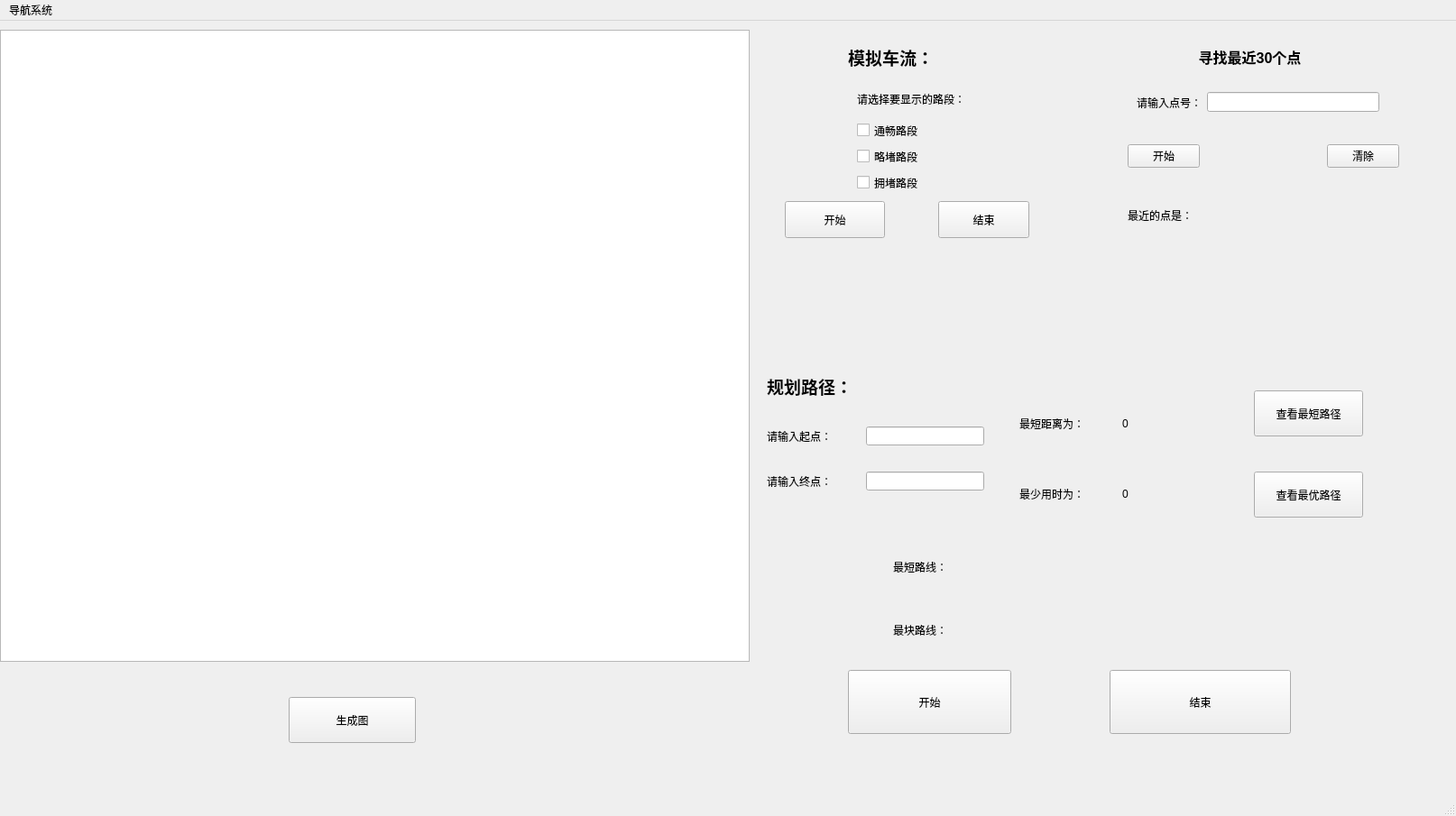
<?xml version="1.0" encoding="UTF-8"?>
<ui version="4.0">
 <class>MainWindow</class>
 <widget class="QMainWindow" name="MainWindow">
  <property name="geometry">
   <rect>
    <x>0</x>
    <y>0</y>
    <width>1614</width>
    <height>905</height>
   </rect>
  </property>
  <property name="windowTitle">
   <string>MainWindow</string>
  </property>
  <widget class="QWidget" name="centralwidget">
   <widget class="CustomView" name="graphicsView">
    <property name="geometry">
     <rect>
      <x>0</x>
      <y>10</y>
      <width>831</width>
      <height>701</height>
     </rect>
    </property>
   </widget>
   <widget class="QWidget" name="Graph" native="true">
    <property name="geometry">
     <rect>
      <x>840</x>
      <y>380</y>
      <width>731</width>
      <height>461</height>
     </rect>
    </property>
    <widget class="QLabel" name="label_4">
     <property name="geometry">
      <rect>
       <x>10</x>
       <y>0</y>
       <width>121</width>
       <height>51</height>
      </rect>
     </property>
     <property name="text">
      <string>&lt;html&gt;&lt;head/&gt;&lt;body&gt;&lt;p&gt;&lt;span style=&quot; font-size:14pt; font-weight:600;&quot;&gt;规划路径：&lt;/span&gt;&lt;/p&gt;&lt;/body&gt;&lt;/html&gt;</string>
     </property>
    </widget>
    <widget class="QLabel" name="label_5">
     <property name="geometry">
      <rect>
       <x>10</x>
       <y>60</y>
       <width>131</width>
       <height>41</height>
      </rect>
     </property>
     <property name="text">
      <string>请输入起点：</string>
     </property>
    </widget>
    <widget class="QLabel" name="label_6">
     <property name="geometry">
      <rect>
       <x>10</x>
       <y>110</y>
       <width>131</width>
       <height>41</height>
      </rect>
     </property>
     <property name="text">
      <string>请输入终点：</string>
     </property>
    </widget>
    <widget class="QLineEdit" name="d_in1">
     <property name="geometry">
      <rect>
       <x>120</x>
       <y>70</y>
       <width>131</width>
       <height>21</height>
      </rect>
     </property>
    </widget>
    <widget class="QLineEdit" name="d_in2">
     <property name="geometry">
      <rect>
       <x>120</x>
       <y>120</y>
       <width>131</width>
       <height>21</height>
      </rect>
     </property>
    </widget>
    <widget class="QWidget" name="layoutWidget">
     <property name="geometry">
      <rect>
       <x>290</x>
       <y>30</y>
       <width>221</width>
       <height>151</height>
      </rect>
     </property>
     <layout class="QVBoxLayout" name="verticalLayout">
      <item>
       <layout class="QHBoxLayout" name="horizontalLayout">
        <item>
         <widget class="QLabel" name="label_8">
          <property name="text">
           <string>最短距离为：</string>
          </property>
         </widget>
        </item>
        <item>
         <widget class="QLabel" name="d1">
          <property name="text">
           <string>0</string>
          </property>
         </widget>
        </item>
       </layout>
      </item>
      <item>
       <layout class="QHBoxLayout" name="horizontalLayout_2">
        <item>
         <widget class="QLabel" name="label_9">
          <property name="text">
           <string>最少用时为：</string>
          </property>
         </widget>
        </item>
        <item>
         <widget class="QLabel" name="d2">
          <property name="text">
           <string>0</string>
          </property>
         </widget>
        </item>
       </layout>
      </item>
     </layout>
    </widget>
    <widget class="QPushButton" name="mind">
     <property name="geometry">
      <rect>
       <x>550</x>
       <y>30</y>
       <width>121</width>
       <height>51</height>
      </rect>
     </property>
     <property name="text">
      <string>查看最短路径</string>
     </property>
    </widget>
    <widget class="QPushButton" name="mint">
     <property name="geometry">
      <rect>
       <x>550</x>
       <y>120</y>
       <width>121</width>
       <height>51</height>
      </rect>
     </property>
     <property name="text">
      <string>查看最优路径</string>
     </property>
    </widget>
    <widget class="QWidget" name="layoutWidget_4">
     <property name="geometry">
      <rect>
       <x>150</x>
       <y>270</y>
       <width>371</width>
       <height>51</height>
      </rect>
     </property>
     <layout class="QHBoxLayout" name="horizontalLayout_9">
      <item>
       <widget class="QLabel" name="label_20">
        <property name="text">
         <string>最块路线：</string>
        </property>
       </widget>
      </item>
      <item>
       <widget class="QLabel" name="tout">
        <property name="text">
         <string/>
        </property>
       </widget>
      </item>
     </layout>
    </widget>
    <widget class="QPushButton" name="d_start">
     <property name="geometry">
      <rect>
       <x>100</x>
       <y>340</y>
       <width>181</width>
       <height>71</height>
      </rect>
     </property>
     <property name="text">
      <string>开始</string>
     </property>
    </widget>
    <widget class="QPushButton" name="d_end">
     <property name="geometry">
      <rect>
       <x>390</x>
       <y>340</y>
       <width>201</width>
       <height>71</height>
      </rect>
     </property>
     <property name="text">
      <string>结束</string>
     </property>
    </widget>
    <widget class="QWidget" name="">
     <property name="geometry">
      <rect>
       <x>150</x>
       <y>200</y>
       <width>371</width>
       <height>51</height>
      </rect>
     </property>
     <layout class="QHBoxLayout" name="horizontalLayout_5">
      <item>
       <widget class="QLabel" name="label_11">
        <property name="text">
         <string>最短路线：</string>
        </property>
       </widget>
      </item>
      <item>
       <widget class="QLabel" name="dout">
        <property name="text">
         <string/>
        </property>
       </widget>
      </item>
     </layout>
    </widget>
   </widget>
   <widget class="QWidget" name="widget" native="true">
    <property name="geometry">
     <rect>
      <x>830</x>
      <y>0</y>
      <width>371</width>
      <height>271</height>
     </rect>
    </property>
    <widget class="QLabel" name="label">
     <property name="geometry">
      <rect>
       <x>110</x>
       <y>0</y>
       <width>191</width>
       <height>81</height>
      </rect>
     </property>
     <property name="text">
      <string>&lt;html&gt;&lt;head/&gt;&lt;body&gt;&lt;p&gt;&lt;span style=&quot; font-size:14pt; font-weight:600;&quot;&gt;模拟车流：&lt;/span&gt;&lt;/p&gt;&lt;/body&gt;&lt;/html&gt;</string>
     </property>
    </widget>
    <widget class="QPushButton" name="m_start">
     <property name="geometry">
      <rect>
       <x>40</x>
       <y>200</y>
       <width>111</width>
       <height>41</height>
      </rect>
     </property>
     <property name="text">
      <string>开始</string>
     </property>
    </widget>
    <widget class="QPushButton" name="m_end">
     <property name="geometry">
      <rect>
       <x>210</x>
       <y>200</y>
       <width>101</width>
       <height>41</height>
      </rect>
     </property>
     <property name="text">
      <string>结束</string>
     </property>
    </widget>
    <widget class="QLabel" name="label_7">
     <property name="geometry">
      <rect>
       <x>120</x>
       <y>60</y>
       <width>199</width>
       <height>54</height>
      </rect>
     </property>
     <property name="text">
      <string>请选择要显示的路段：</string>
     </property>
    </widget>
    <widget class="QWidget" name="">
     <property name="geometry">
      <rect>
       <x>120</x>
       <y>110</y>
       <width>141</width>
       <height>81</height>
      </rect>
     </property>
     <layout class="QVBoxLayout" name="verticalLayout_2">
      <item>
       <widget class="QCheckBox" name="m1">
        <property name="text">
         <string>通畅路段</string>
        </property>
       </widget>
      </item>
      <item>
       <widget class="QCheckBox" name="m2">
        <property name="text">
         <string>略堵路段</string>
        </property>
       </widget>
      </item>
      <item>
       <widget class="QCheckBox" name="m3">
        <property name="text">
         <string>拥堵路段</string>
        </property>
       </widget>
      </item>
     </layout>
    </widget>
   </widget>
   <widget class="QWidget" name="widget_2" native="true">
    <property name="geometry">
     <rect>
      <x>1170</x>
      <y>0</y>
      <width>441</width>
      <height>391</height>
     </rect>
    </property>
    <widget class="QLabel" name="label_2">
     <property name="geometry">
      <rect>
       <x>120</x>
       <y>20</y>
       <width>191</width>
       <height>41</height>
      </rect>
     </property>
     <property name="text">
      <string>&lt;html&gt;&lt;head/&gt;&lt;body&gt;&lt;p align=&quot;center&quot;&gt;&lt;span style=&quot; font-size:12pt; font-weight:600;&quot;&gt;寻找最近30个点&lt;/span&gt;&lt;/p&gt;&lt;/body&gt;&lt;/html&gt;</string>
     </property>
    </widget>
    <widget class="QWidget" name="">
     <property name="geometry">
      <rect>
       <x>80</x>
       <y>120</y>
       <width>301</width>
       <height>61</height>
      </rect>
     </property>
     <layout class="QHBoxLayout" name="horizontalLayout_4">
      <item>
       <widget class="QPushButton" name="f_start">
        <property name="text">
         <string>开始</string>
        </property>
       </widget>
      </item>
      <item>
       <spacer name="horizontalSpacer">
        <property name="orientation">
         <enum>Qt::Horizontal</enum>
        </property>
        <property name="sizeHint" stdset="0">
         <size>
          <width>40</width>
          <height>20</height>
         </size>
        </property>
       </spacer>
      </item>
      <item>
       <widget class="QPushButton" name="clear">
        <property name="text">
         <string>清除</string>
        </property>
       </widget>
      </item>
     </layout>
    </widget>
    <widget class="QLabel" name="label_10">
     <property name="geometry">
      <rect>
       <x>80</x>
       <y>200</y>
       <width>91</width>
       <height>31</height>
      </rect>
     </property>
     <property name="text">
      <string>最近的点是：</string>
     </property>
    </widget>
    <widget class="QLabel" name="out">
     <property name="geometry">
      <rect>
       <x>90</x>
       <y>230</y>
       <width>251</width>
       <height>111</height>
      </rect>
     </property>
     <property name="text">
      <string/>
     </property>
    </widget>
    <widget class="QWidget" name="">
     <property name="geometry">
      <rect>
       <x>90</x>
       <y>70</y>
       <width>269</width>
       <height>41</height>
      </rect>
     </property>
     <layout class="QHBoxLayout" name="horizontalLayout_3">
      <item>
       <widget class="QLabel" name="label_3">
        <property name="text">
         <string>请输入点号：</string>
        </property>
       </widget>
      </item>
      <item>
       <widget class="QLineEdit" name="f_in">
        <property name="inputMask">
         <string/>
        </property>
       </widget>
      </item>
     </layout>
    </widget>
   </widget>
   <widget class="QPushButton" name="start">
    <property name="geometry">
     <rect>
      <x>320</x>
      <y>750</y>
      <width>141</width>
      <height>51</height>
     </rect>
    </property>
    <property name="text">
     <string>生成图</string>
    </property>
   </widget>
  </widget>
  <widget class="QMenuBar" name="menubar">
   <property name="geometry">
    <rect>
     <x>0</x>
     <y>0</y>
     <width>1614</width>
     <height>26</height>
    </rect>
   </property>
   <widget class="QMenu" name="menu">
    <property name="title">
     <string>导航系统</string>
    </property>
   </widget>
   <addaction name="menu"/>
  </widget>
  <widget class="QStatusBar" name="statusbar"/>
 </widget>
 <customwidgets>
  <customwidget>
   <class>CustomView</class>
   <extends>QGraphicsView</extends>
   <header location="global">customview.h</header>
  </customwidget>
 </customwidgets>
 <resources/>
 <connections/>
</ui>
